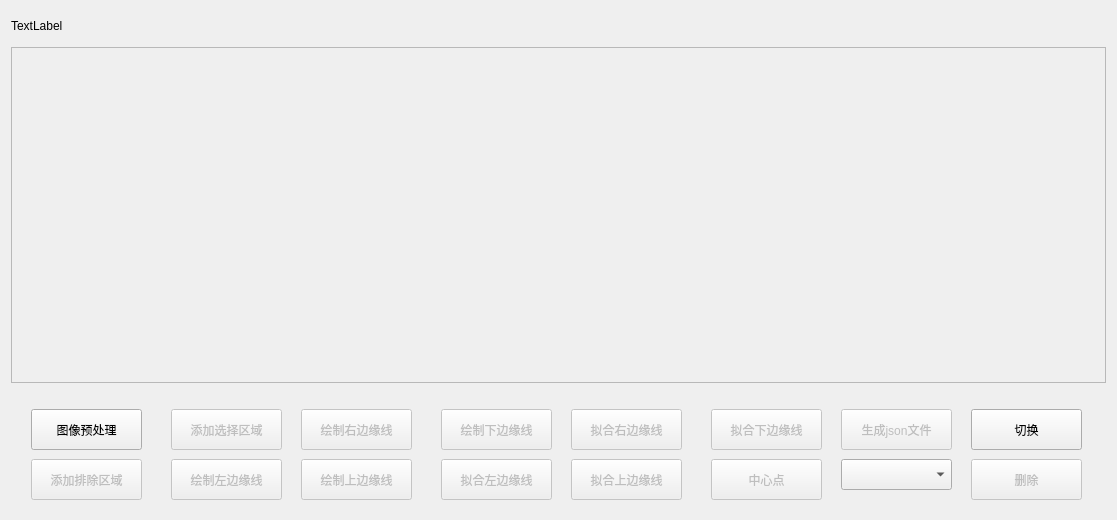
<?xml version="1.0" encoding="UTF-8"?>
<ui version="4.0">
 <class>FindRectCenterDlg</class>
 <widget class="QWidget" name="FindRectCenterDlg">
  <property name="geometry">
   <rect>
    <x>0</x>
    <y>0</y>
    <width>1117</width>
    <height>520</height>
   </rect>
  </property>
  <property name="windowTitle">
   <string>Form</string>
  </property>
  <layout class="QGridLayout" name="gridLayout">
   <item row="1" column="0">
    <widget class="QScrollArea" name="scrollArea">
     <property name="widgetResizable">
      <bool>true</bool>
     </property>
     <widget class="QWidget" name="scrollAreaWidgetContents">
      <property name="geometry">
       <rect>
        <x>0</x>
        <y>0</y>
        <width>1097</width>
        <height>338</height>
       </rect>
      </property>
      <widget class="QWidget" name="widgetPicture" native="true">
       <property name="geometry">
        <rect>
         <x>10</x>
         <y>10</y>
         <width>461</width>
         <height>311</height>
        </rect>
       </property>
       <property name="minimumSize">
        <size>
         <width>200</width>
         <height>200</height>
        </size>
       </property>
      </widget>
     </widget>
    </widget>
   </item>
   <item row="0" column="0">
    <widget class="QLabel" name="labelTitle">
     <property name="minimumSize">
      <size>
       <width>0</width>
       <height>30</height>
      </size>
     </property>
     <property name="maximumSize">
      <size>
       <width>16777215</width>
       <height>50</height>
      </size>
     </property>
     <property name="text">
      <string>TextLabel</string>
     </property>
    </widget>
   </item>
   <item row="2" column="0">
    <widget class="QWidget" name="widget_2" native="true">
     <property name="enabled">
      <bool>true</bool>
     </property>
     <property name="minimumSize">
      <size>
       <width>1000</width>
       <height>120</height>
      </size>
     </property>
     <property name="maximumSize">
      <size>
       <width>16777215</width>
       <height>100</height>
      </size>
     </property>
     <widget class="QPushButton" name="btnPreProcess">
      <property name="geometry">
       <rect>
        <x>20</x>
        <y>10</y>
        <width>111</width>
        <height>41</height>
       </rect>
      </property>
      <property name="text">
       <string>图像预处理</string>
      </property>
     </widget>
     <widget class="QPushButton" name="btnExcludeProcess">
      <property name="enabled">
       <bool>false</bool>
      </property>
      <property name="geometry">
       <rect>
        <x>20</x>
        <y>60</y>
        <width>111</width>
        <height>41</height>
       </rect>
      </property>
      <property name="text">
       <string>添加排除区域</string>
      </property>
     </widget>
     <widget class="QPushButton" name="btnSelectProcess">
      <property name="enabled">
       <bool>false</bool>
      </property>
      <property name="geometry">
       <rect>
        <x>160</x>
        <y>10</y>
        <width>111</width>
        <height>41</height>
       </rect>
      </property>
      <property name="text">
       <string>添加选择区域</string>
      </property>
     </widget>
     <widget class="QPushButton" name="btnDrawLeftProcess">
      <property name="enabled">
       <bool>false</bool>
      </property>
      <property name="geometry">
       <rect>
        <x>160</x>
        <y>60</y>
        <width>111</width>
        <height>41</height>
       </rect>
      </property>
      <property name="text">
       <string>绘制左边缘线</string>
      </property>
     </widget>
     <widget class="QPushButton" name="btnDrawUpProcess">
      <property name="enabled">
       <bool>false</bool>
      </property>
      <property name="geometry">
       <rect>
        <x>290</x>
        <y>60</y>
        <width>111</width>
        <height>41</height>
       </rect>
      </property>
      <property name="text">
       <string>绘制上边缘线</string>
      </property>
     </widget>
     <widget class="QPushButton" name="btnDrawRightProcess">
      <property name="enabled">
       <bool>false</bool>
      </property>
      <property name="geometry">
       <rect>
        <x>290</x>
        <y>10</y>
        <width>111</width>
        <height>41</height>
       </rect>
      </property>
      <property name="text">
       <string>绘制右边缘线</string>
      </property>
     </widget>
     <widget class="QPushButton" name="btnDrawBottomProcess">
      <property name="enabled">
       <bool>false</bool>
      </property>
      <property name="geometry">
       <rect>
        <x>430</x>
        <y>10</y>
        <width>111</width>
        <height>41</height>
       </rect>
      </property>
      <property name="text">
       <string>绘制下边缘线</string>
      </property>
     </widget>
     <widget class="QPushButton" name="btnFitLeftProcess">
      <property name="enabled">
       <bool>false</bool>
      </property>
      <property name="geometry">
       <rect>
        <x>430</x>
        <y>60</y>
        <width>111</width>
        <height>41</height>
       </rect>
      </property>
      <property name="text">
       <string>拟合左边缘线</string>
      </property>
     </widget>
     <widget class="QPushButton" name="btnFitUpProcess">
      <property name="enabled">
       <bool>false</bool>
      </property>
      <property name="geometry">
       <rect>
        <x>560</x>
        <y>60</y>
        <width>111</width>
        <height>41</height>
       </rect>
      </property>
      <property name="text">
       <string>拟合上边缘线</string>
      </property>
     </widget>
     <widget class="QPushButton" name="btnFitRightProcess">
      <property name="enabled">
       <bool>false</bool>
      </property>
      <property name="geometry">
       <rect>
        <x>560</x>
        <y>10</y>
        <width>111</width>
        <height>41</height>
       </rect>
      </property>
      <property name="text">
       <string>拟合右边缘线</string>
      </property>
     </widget>
     <widget class="QPushButton" name="btnFitBottomProcess">
      <property name="enabled">
       <bool>false</bool>
      </property>
      <property name="geometry">
       <rect>
        <x>700</x>
        <y>10</y>
        <width>111</width>
        <height>41</height>
       </rect>
      </property>
      <property name="text">
       <string>拟合下边缘线</string>
      </property>
     </widget>
     <widget class="QPushButton" name="btnCenterProcess">
      <property name="enabled">
       <bool>false</bool>
      </property>
      <property name="geometry">
       <rect>
        <x>700</x>
        <y>60</y>
        <width>111</width>
        <height>41</height>
       </rect>
      </property>
      <property name="text">
       <string>中心点</string>
      </property>
     </widget>
     <widget class="QPushButton" name="btnJsonProcess">
      <property name="enabled">
       <bool>false</bool>
      </property>
      <property name="geometry">
       <rect>
        <x>830</x>
        <y>10</y>
        <width>111</width>
        <height>41</height>
       </rect>
      </property>
      <property name="text">
       <string>生成json文件</string>
      </property>
     </widget>
     <widget class="QComboBox" name="comboBox">
      <property name="geometry">
       <rect>
        <x>830</x>
        <y>60</y>
        <width>111</width>
        <height>31</height>
       </rect>
      </property>
     </widget>
     <widget class="QPushButton" name="switch1">
      <property name="geometry">
       <rect>
        <x>960</x>
        <y>10</y>
        <width>111</width>
        <height>41</height>
       </rect>
      </property>
      <property name="text">
       <string>切换</string>
      </property>
     </widget>
     <widget class="QPushButton" name="btnUndo">
      <property name="enabled">
       <bool>false</bool>
      </property>
      <property name="geometry">
       <rect>
        <x>960</x>
        <y>60</y>
        <width>111</width>
        <height>41</height>
       </rect>
      </property>
      <property name="text">
       <string>删除</string>
      </property>
     </widget>
    </widget>
   </item>
  </layout>
 </widget>
 <resources/>
 <connections/>
</ui>
